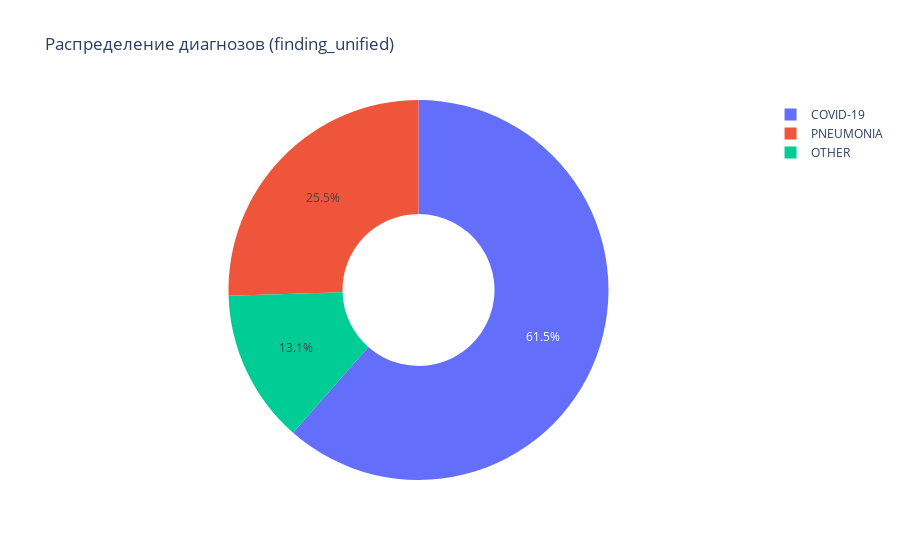

The cell this chart's notebook holds for it:
### Markdown cell above
## Круговая диаграмма распределения диагнозов

- Создаётся круговая диаграмма с помощью библиотеки **Plotly Express**:
  - Источник данных: DataFrame `metadata`.

### Code cell
fig = px.pie(
    metadata,
    names="finding_unified",
    title="Распределение диагнозов (finding_unified)",
    hole=0.4
)
fig.show()

### Figure 1 — Plotly figure (JSON) as saved in the notebook; plotly's stock layout.template omitted (floating-point values rounded to 4 significant figures; data arrays with more than 128 entries replaced by an {"elided": "..."} marker saying what was removed)
{"data": [{"domain": {"x": [0, 1], "y": [0, 1]}, "hole": 0.4, "hovertemplate": "finding_unified=%{label}<extra></extra>", "labels": {"elided": "950 str values"}, "legendgroup": "", "name": "", "showlegend": true, "type": "pie"}], "layout": {"legend": {"tracegroupgap": 0}, "title": {"text": "Распределение диагнозов (finding_unified)"}}}
